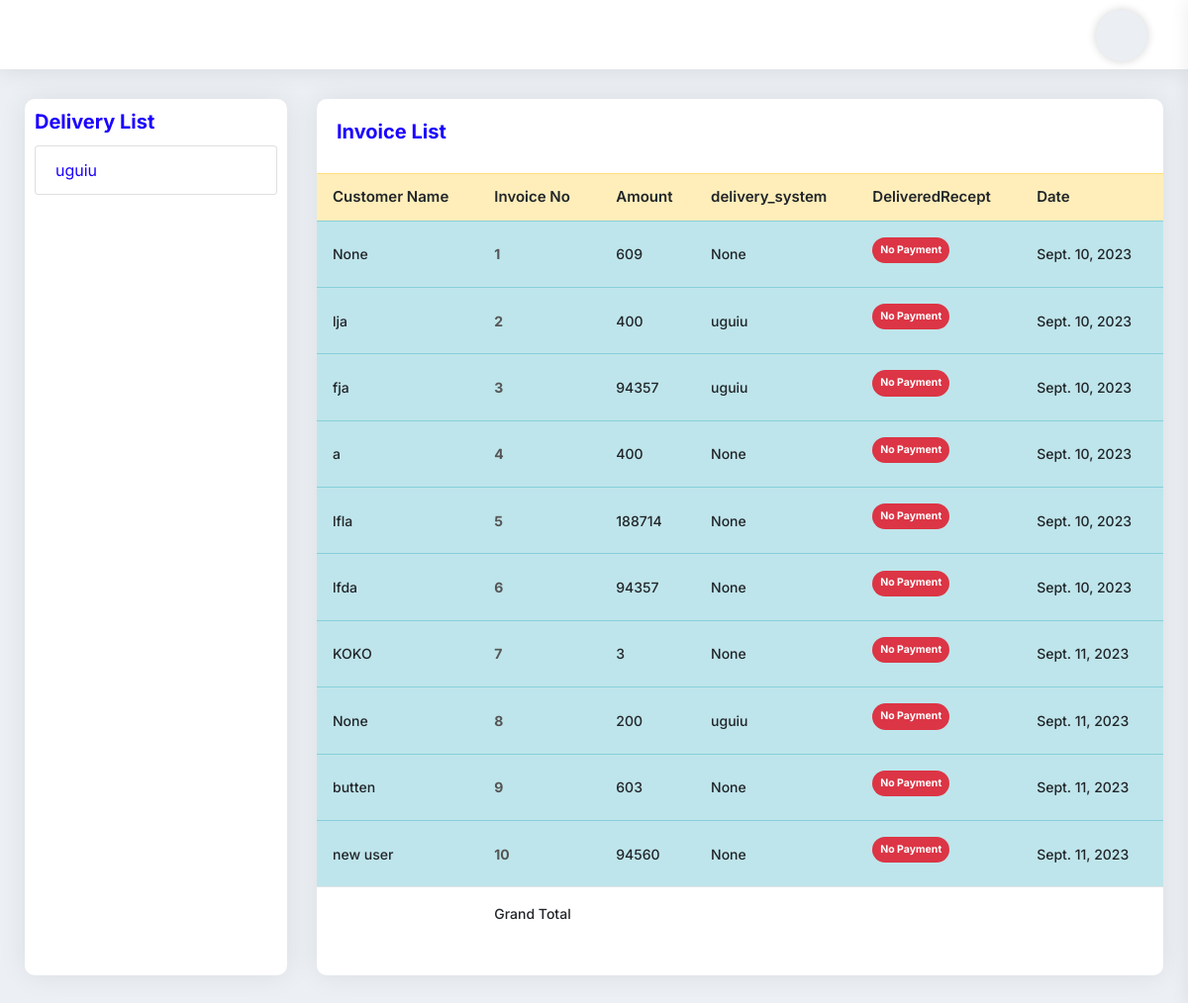
/DeliveryPaymentReportView/, run on an earlier commit of the app's database.
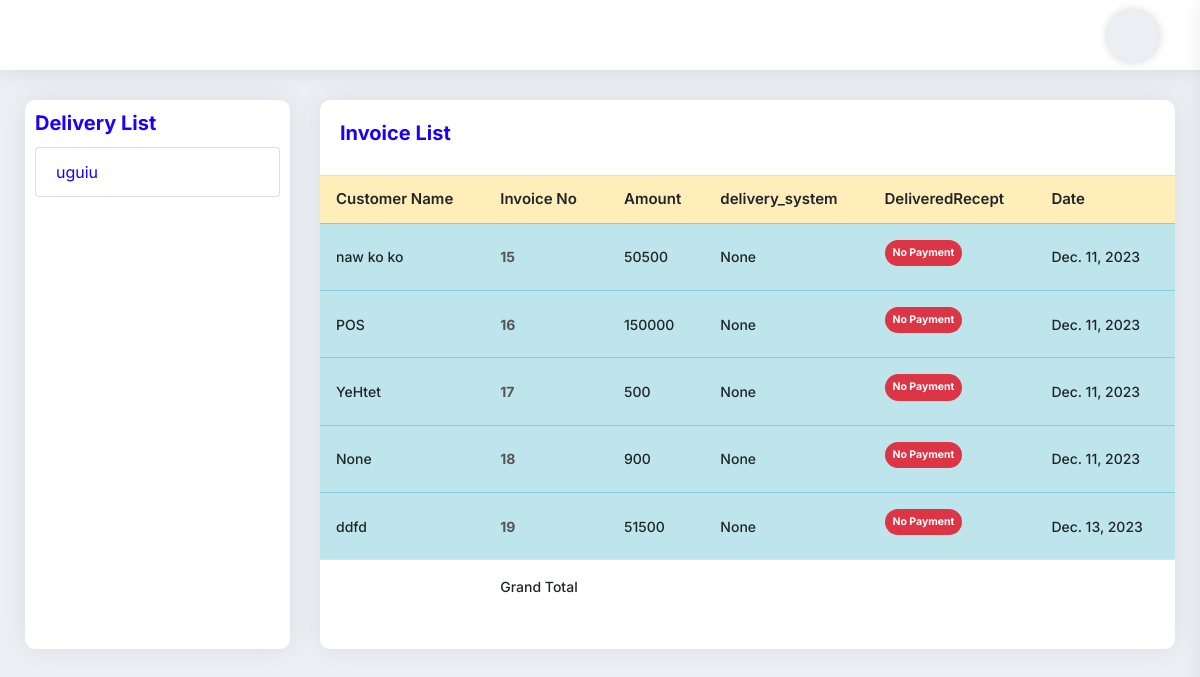
And on a later commit of the database.
### myapp/models.py (models this page shows, shortened)
class DeliverySystem(models.Model):
    delivery_name = models.CharField(max_length=225)
    def __str__(self):
        return self.delivery_name

class Order(models.Model):
    cart = models.OneToOneField(Cart, on_delete=models.CASCADE)
    ordered_by = models.CharField(max_length=255,null=True, blank=True)
    shipping_address = models.CharField(max_length=255, null=True, blank=True)
    mobile = models.CharField(max_length=255,null=True, blank=True)
    email = models.EmailField(null=True, blank=True)
    subtotal = models.PositiveIntegerField()
    discount = models.PositiveIntegerField(default=0)
    total = models.PositiveIntegerField()
    tax = models.PositiveIntegerField()
    delivery_fee = models.IntegerField(default=0)
    delivery_system = models.ForeignKey(DeliverySystem, on_delete=models.CASCADE, blank=True,null=True)
    all_total = models.PositiveIntegerField()
    all_total_delivery = models.IntegerField(default=0)
    ordered_staus = models.CharField(max_length=255, choices=STATUS, default='Cash')
    payment = models.CharField(max_length=225, choices=PAYMENT_TYPE, default='Cash')
    deli_payment = models.BooleanField(default=False)
    created_at = models.DateField(auto_now_add=True)

### myapp/views.py (the view)
# urls.py: path('DeliveryPaymentReportView/', DeliveryPaymentReportView, name='DeliveryPaymentReportView'),
def DeliveryPaymentReportView(request):
    deli_com = DeliverySystem.objects.all()
    deli = request.GET.get('deli')
    if deli == None:
        queryset = Order.objects.all()
        context = {'deli_com': deli_com, 'queryset': queryset}
        return render(request, 'delivered_report.html', context)
    else:
        queryset = Order.objects.filter(delivery_system__delivery_name=deli,deli_payment=False)
        context = {'deli_com': deli_com, 'queryset': queryset}
        return render(request, 'delivered_report.html', context)

### templates/delivered_report.html (shortened to what this page needs)
{% extends 'base.html' %}
{% block content %}
<div class="row">
    <div class="col-lg-3 col-md-3 col-sm-12 mb-30">
							<div class="pd-10 card-box height-100-p">
								<h4 class="mb-10 h4 text-blue">Delivery List</h4>
								<ul class="list-group">
                                     {% for i in deli_com %}
									<li class="list-group-item"><a href="{% url 'myapp:DeliveryPaymentReportView' %}?deli={{i.delivery_name}}" class="text-blue">{{i.delivery_name}}</a></li>
                                     {% endfor %}
								</ul>
							</div>
						</div>
    <div class="col-md-9">
        <div class="card-box mb-30">
    <div class="pd-20">
        <h4 class="text-blue h4">Invoice List</h4>
    </div>
    <div class="pb-20">
        <table
                class="table hover data-table-export nowrap"
        >
            <thead>
            <tr class="table-warning">
                <th class="table-plus datatable-nosort">Customer Name</th>
                <th>Invoice No</th>
                <th>Amount</th>
                <th>delivery_system</th>
                <th>DeliveredRecept</th>
                <th>Date</th>
            </tr>
            </thead>
            <tbody>
            {% for p in queryset %}
            <tr class="table-info">
                <td class="table-plus">{{p.ordered_by}}</td>
                <td><a href="{% url 'myapp:InvoiceDetailView' p.id%}"><strong>{{p.id}}</strong></a></td>
                <td>{{p.all_total_delivery}}</td>
                <td>{{p.delivery_system}}</td>
                <td>
                    <label class="switch">
                        {% if p.deli_payment == True %}
                        <span class="badge badge-info badge-pill">completed</span>
                        {% else %}
                        <a href="{% url 'myapp:Deliverpayment' p.id%}" type="submit"><span class="badge badge-danger badge-pill">No Payment</span></a>
                        {% endif %}
                    </label>
                </td>
                <td>{{p.created_at}}</td>
            </tr>
            {% endfor %}
            </tbody>
            <tfoot>
            <tr>
                <td></td>
                <td>Grand Total</td>
                <td><strong>{{sum}}</strong></td>
                <td></td>
                <td></td>
                <td></td>
            </tr>
            </tfoot>
        </table>
    </div>
</div>
    </div>
</div>
{% endblock content %}

What changed in the data, as far as the page shows it:
removed Order: ordered_by "None", id "1", all_total_delivery "609", delivery_system "None", deli_payment "No Payment", created_at "Sept. 10, 2023"
removed Order: ordered_by "lja", id "2", all_total_delivery "400", delivery_system "uguiu", deli_payment "No Payment", created_at "Sept. 10, 2023"
removed Order: ordered_by "fja", id "3", all_total_delivery "94357", delivery_system "uguiu", deli_payment "No Payment", created_at "Sept. 10, 2023"
removed Order: ordered_by "a", id "4", all_total_delivery "400", delivery_system "None", deli_payment "No Payment", created_at "Sept. 10, 2023"
removed Order: ordered_by "lfla", id "5", all_total_delivery "188714", delivery_system "None", deli_payment "No Payment", created_at "Sept. 10, 2023"
removed Order: ordered_by "lfda", id "6", all_total_delivery "94357", delivery_system "None", deli_payment "No Payment", created_at "Sept. 10, 2023"
removed Order: ordered_by "KOKO", id "7", all_total_delivery "3", delivery_system "None", deli_payment "No Payment", created_at "Sept. 11, 2023"
removed Order: ordered_by "None", id "8", all_total_delivery "200", delivery_system "uguiu", deli_payment "No Payment", created_at "Sept. 11, 2023"
removed Order: ordered_by "butten", id "9", all_total_delivery "603", delivery_system "None", deli_payment "No Payment", created_at "Sept. 11, 2023"
removed Order: ordered_by "new user", id "10", all_total_delivery "94560", delivery_system "None", deli_payment "No Payment", created_at "Sept. 11, 2023"
added Order: ordered_by "naw ko ko", id "15", all_total_delivery "50500", delivery_system "None", deli_payment "No Payment", created_at "Dec. 11, 2023"
added Order: ordered_by "POS", id "16", all_total_delivery "150000", delivery_system "None", deli_payment "No Payment", created_at "Dec. 11, 2023"
added Order: ordered_by "YeHtet", id "17", all_total_delivery "500", delivery_system "None", deli_payment "No Payment", created_at "Dec. 11, 2023"
added Order: ordered_by "None", id "18", all_total_delivery "900", delivery_system "None", deli_payment "No Payment", created_at "Dec. 11, 2023"
added Order: ordered_by "ddfd", id "19", all_total_delivery "51500", delivery_system "None", deli_payment "No Payment", created_at "Dec. 13, 2023"
